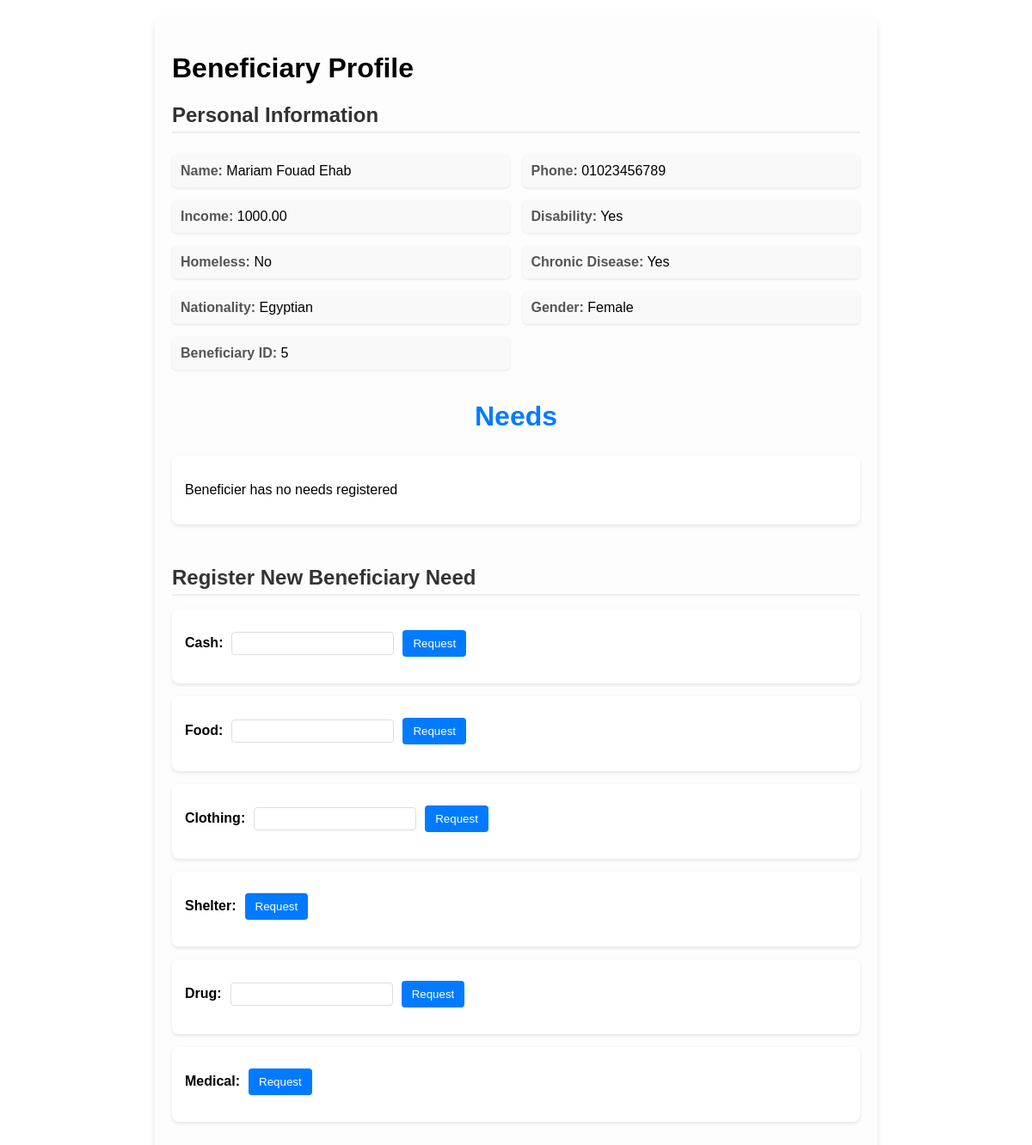
The page /BeneficiaryModule/index.php?action=view_beneficiary&id=5 on the database its author committed.
### tables this page shows
CREATE TABLE IF NOT EXISTS Beneficiary (
    PersonID INT PRIMARY KEY,
    income DECIMAL(10, 2) NOT NULL,
    hasChronicDisease BOOLEAN DEFAULT FALSE,
    hasDisability BOOLEAN DEFAULT FALSE,
    isHomeless BOOLEAN DEFAULT FALSE,
    FOREIGN KEY (PersonID) REFERENCES Person(PersonID) ON DELETE CASCADE
);

CREATE TABLE IF NOT EXISTS Person (
                                      PersonID INT AUTO_INCREMENT PRIMARY KEY,
                                      FirstName VARCHAR(100) NOT NULL,
                                      LastName VARCHAR(100) NOT NULL,
                                      MiddleName VARCHAR(100),
                                      Nationality VARCHAR(100),
                                      Gender ENUM('Male', 'Female'),
                                      Phone VARCHAR(15) UNIQUE ,
                                      AddressID INT,
                                      FOREIGN KEY (AddressID) REFERENCES Address(AddressID) ON DELETE SET NULL
);

### BeneficiaryModule/Controllers/BeneficiaryController.php (called while the page is built, shortened)
<?php
class BeneficiaryController
{
    private $db;
    private $admin;
    public function __construct($connection, $admin)
    {
        $this->db = $connection;
        $this->admin = $admin;
    }
    public function show_Beneficiary_profile($id)
    {
        $beneficiary = $this->admin->getBeneficiary($this->db, $id);
        include 'Views/Beneficiary_Profile_View.php';
        $view = new Beneficiary_Profile_View();
        $view->showBeneficiary($beneficiary);
    }
}

### BeneficiaryModule/Models/Person.php (called while the page is built, shortened)
<?php
abstract class Person
{
    public $FirstName;
    public $LastName;
    public $MiddleName;
    public $Nationality;
    public $Gender;
    public $Phone;
    public function __construct($firstName, $lastName, $middleName = null, $nationality = null, $gender = null, $phone = null, $addressID = null)
    {
        $this->FirstName = $firstName;
        $this->LastName = $lastName;
        $this->MiddleName = $middleName;
        $this->Nationality = $nationality;
        $this->Gender = $gender;
        $this->Phone = $phone;
    }
    public function getFirstName()
    {
        return $this->FirstName;
    }
    public function getLastName()
    {
        return $this->LastName;
    }
    public function getMiddleName()
    {
        return $this->MiddleName;
    }
    public function getPhone()
    {
        return $this->Phone;
    }
    public function getNationality()
    {
        return $this->Nationality;
    }
    public function getGender()
    {
        return $this->Gender;
    }
}

### BeneficiaryModule/Models/Beneficiary.php (called while the page is built, shortened)
<?php
require_once 'Person.php';
require_once 'Needs_Iterators/Needs_Allocation_Status_Iterator.php';
class Beneficiary extends Person implements NeedsCollectionInterface
{
    public $income;
    public $hasChronicDisease;
    public $hasDisability;
    public $isHomeless;
    private $db;
    private $PersonID = Null;
    private $needs = [];
    public function __construct($db, $beneficiaryId)
    {
        $this->db = $db;
        $query = "SELECT * FROM Person JOIN Beneficiary ON Person.PersonID = Beneficiary.PersonID WHERE Person.PersonID = :personID";
        $stmt = $this->db->prepare($query);
        $stmt->bindParam(':personID', $beneficiaryId, PDO::PARAM_INT);
        $stmt->execute();
        $beneficiary = $stmt->fetch(PDO::FETCH_OBJ);
        $this->income = $beneficiary->income;
        $this->hasChronicDisease = $beneficiary->hasChronicDisease;
        $this->hasDisability = $beneficiary->hasDisability;
        $this->isHomeless = $beneficiary->isHomeless;
        $this->PersonID = $beneficiary->PersonID;
    }
    public function getIterator(): NeedIterator
    {
        return new AllocationStatusIterator($this->needs);
    }
    private function initializeNeeds()
    {
        $needTables = [
            'cashneedhistory' => 'cash',
            'foodneedhistory' => 'food',
            'clothingneedhistory' => 'clothing',
            'drugneedhistory' => 'drug',
            'medicalneedhistory' => 'medical',
            'shelterneedhistory' => 'shelter'
        ];
        foreach ($needTables as $table => $needType) {
            $query = "SELECT *, '$table' as table_name FROM $table WHERE BeneficiaryID = :beneficiaryID";
            $stmt = $this->db->prepare($query);
            $stmt->bindParam(':beneficiaryID', $this->PersonID, PDO::PARAM_INT);
            $stmt->execute();
            $needsData = $stmt->fetchAll(PDO::FETCH_ASSOC);
            foreach ($needsData as $needData) {
                $initParams = [
                    'allocationID' => $needData['AllocationID'] ?? null,
                    'BeneficiaryID' => $needData['BeneficiaryID'] ?? null,
                    'Amount' => $needData['Amount'] ?? null,
                    'isAllocated' => $needData['Allocated'] ?? null,
                    'isAccepted' => $needData['Accepted'] ?? null,
                    'RegisterDate' => $needData['RegisterDate'] ?? null,
                    'purpose' => $needData['purpose'] ?? null
                ];
                $needObject = SimpleNeedFactory::CreateNeed($needType, $initParams);
                $this->needs[] = $needObject;
            }
        }
    }
    public function getIncome()
    {
        return $this->income;
    }
    public function hasChronicDisease()
    {
        return $this->hasChronicDisease;
    }
    public function hasDisability()
    {
        return $this->hasDisability;
    }
    public function isHomeless()
    {
        return $this->isHomeless;
    }
    public function getPersonID()
    {
        return $this->PersonID;
    }
}

### BeneficiaryModule/Models/BeneficiaryAdmin.php (called while the page is built, shortened)
<?php
require_once 'Person.php';
class BeneficiaryAdmin extends Person implements BeneficiariesCollectionInterface
{
    public function getBeneficiary($db, $BeneficiaryID)
    {
        return new Beneficiary($db, $BeneficiaryID);
    }
}

### BeneficiaryModule/Models/Needs_Iterators/Needs_Allocation_Status_Iterator.php (called while the page is built, shortened)
<?php
class AllocationStatusIterator implements NeedIterator
{
    private $needs;
    private $position = 0;
    public function __construct(array $needs)
    {
        $this->needs = $this->sortNeedsByAllocationStatus($needs);
    }
    private function sortNeedsByAllocationStatus(array $needs): array
    {
        usort($needs, function ($a, $b) {
            if (!$a->isAllocated() && !$a->isAccepted()) return -1;
            if (!$b->isAllocated() && !$b->isAccepted()) return 1;
            if ($a->isAccepted() && !$a->isAllocated()) return -1;
            if ($b->isAccepted() && !$b->isAllocated()) return 1;
            return 0;
        });
        return $needs;
    }
    public function hasNext(): bool
    {
        return $this->position < count($this->needs);
    }
}

### BeneficiaryModule/Views/Beneficiary_Profile_View.php (the view, shortened to what this page needs)
<?php
class Beneficiary_Profile_View
{
    public function showBeneficiary($beneficiary)
    {
        echo '<link rel="stylesheet" type="text/css" href="Views/styles/profile.css">';
        echo '<div class="profile-dashboard">';
        echo '<h1>Beneficiary Profile</h1>';
        echo '<div class="profile-section">';
        echo '<h2 class="section-heading">Personal Information</h2>';
        echo '<div class="profile-info-grid">';
        echo '<div class="info-item"><span class="label">Name:</span> ' . htmlspecialchars($beneficiary->getFirstName() . ' ' . $beneficiary->getMiddleName() . ' ' . $beneficiary->getLastName()) . '</div>';
        echo '<div class="info-item"><span class="label">Phone:</span> ' . htmlspecialchars($beneficiary->getPhone()) . '</div>';
        echo '<div class="info-item"><span class="label">Income:</span> ' . htmlspecialchars($beneficiary->getIncome()) . '</div>';
        echo '<div class="info-item"><span class="label">Disability:</span> ' . ($beneficiary->hasDisability() ? 'Yes' : 'No') . '</div>';
        echo '<div class="info-item"><span class="label">Homeless:</span> ' . ($beneficiary->isHomeless() ? 'Yes' : 'No') . '</div>';
        echo '<div class="info-item"><span class="label">Chronic Disease:</span> ' . ($beneficiary->hasChronicDisease() ? 'Yes' : 'No') . '</div>';
        echo '<div class="info-item"><span class="label">Nationality:</span> ' . htmlspecialchars($beneficiary->getNationality()) . '</div>';
        echo '<div class="info-item"><span class="label">Gender:</span> ' . htmlspecialchars($beneficiary->getGender()) . '</div>';
        echo '<div class="info-item"><span class="label">Beneficiary ID:</span> ' . htmlspecialchars($beneficiary->getPersonID()) . '</div>';
        echo '</div>';
        echo '</div>';
        echo '<div class="needs-section">';
        echo '<h2 class="centered-heading">Needs</h2>';
        $needsIterator = $beneficiary->getIterator();
        if ($needsIterator->hasNext()) {
            echo '<div class="registered-needs">';
            echo '<h3 class="section-heading">Registered Needs</h3>';
            while ($needsIterator->hasNext()) {
                $need = $needsIterator->next();
                echo '<div class="need-card">';
                $needType = strtolower((new ReflectionClass($need))->getShortName());
                $needType = preg_replace('/need$/i', '', $needType);
                echo '<h2 style="color: green;">' . htmlspecialchars(ucfirst($needType)) . '</h2>';
                $needType .= 'needhistory';
                echo '<p><strong>Amount:</strong> ' . htmlspecialchars($need->getAmount()) . '</p>';
                echo '<p><strong>Register Date:</strong> ' . htmlspecialchars($need->getRegisterDate()) . '</p>';
                echo '<p><strong>Purpose:</strong> ' . htmlspecialchars($need->getPurpose()) . '</p>';
                if (!$need->isAllocated()) {
                    if (!$need->isAccepted()) {
                        echo '<div class="need-card" style="border: 2px solid red;">';
                        echo '<p><strong>Status:</strong> Beneficier need Rejected ❌</p>';
                        echo '</div>';
                        echo '<form method="POST" action="index.php?action=register_need" class="action-form">';
                        echo '<input type="hidden" name="need_type" value="' . htmlspecialchars($needType) . '">';
                        echo '<input type="hidden" name="beneficiary_id" value="' . htmlspecialchars($beneficiary->getPersonID()) . '">';
                        echo '<input type="hidden" name="amount" value="' . htmlspecialchars($need->getAmount()) . '">';
                        echo '<button type="submit" class="btn-secondary">Reapply</button>';
                        echo '</form>';
                    } else {
                        echo '<div class="need-card" style="border: 1px solid gold;">';
                        echo '<p><strong>Status:</strong> Beneficier need Approved Pending Support... </p>';
                        echo '</div>';
                        echo '<form method="POST" action="index.php?action=allocate_resources" class="action-form">';
                        echo '<input type="hidden" name="need_type" value="' . htmlspecialchars($needType) . '">';
                        echo '<input type="hidden" name="beneficiary_id" value="' . htmlspecialchars($beneficiary->getPersonID()) . '">';
                        echo '<input type="hidden" name="allocation_id" value="' . htmlspecialchars($need->getAllocationID()) . '">';
                        echo '<button type="submit" class="btn-secondary">Allocate Resources</button>';
                        echo '</form>';
                    }
                    echo '<form method="POST" action="index.php?action=remove_need" class="action-form">';
                    echo '<input type="hidden" name="need_type" value="' . htmlspecialchars($needType) . '">';
                    echo '<input type="hidden" name="beneficiary_id" value="' . htmlspecialchars($beneficiary->getPersonID()) . '">';
                    echo '<input type="hidden" name="AllocationID" value="' . htmlspecialchars($need->getAllocationID()) . '">';
                    echo '<button type="submit" class="btn-danger">Remove Need</button>';
                    echo '</form>';
                } else {
                    echo '<div class="need-card" style="border: 1px solid green;">';
                    echo '<p><strong>Status:</strong> Allocated✅</p>';
                    echo '</div>';
                    $logoPath = '../web_logo.jpg';
                    $pdfFilePath = $this->generateNeedAllocationPDF($need, $beneficiary, $logoPath);
                    echo '<div class="pdf-download">';
                    echo '<a href="' . $pdfFilePath . '" class="btn btn-primary" download style="text-decoration: none;">Download Allocation Details</a>';
                    echo '</div>';
                }
                echo '</div>';
            }
            echo '</div>';
        } else {
            echo '<div class="need-card">';
            echo '<p>Beneficier has no needs registered</p>';
            echo '</div>';
        }
        echo '<div class="available-needs">';
        echo '<br>';
        echo '<h3 class="section-heading">Register New Beneficiary Need</h3>';
        $allNeeds = ['Cash', 'Food', 'Clothing', 'Shelter', 'Drug', 'Medical'];
        foreach ($allNeeds as $need) {
            echo '<div class="need-card">';
            echo '<form method="POST" action="index.php?action=register_need">';
            echo '<label><strong>' . htmlspecialchars($need) . ':</strong></label>';
            if ($need === 'Shelter' || $need === 'Medical') {
                echo '<button type="submit" class="btn-primary">Request</button>';
            } else {
                echo '<input type="number" name="amount" required>';
                echo '<button type="submit" class="btn-primary">Request</button>';
            }
            echo '</form>';
            echo '</div>';
        }
        echo '</div>';
        echo '</div>';
        echo '</div>';
    }
}

### BeneficiaryModule/Views/styles/profile.css (style rules this page uses)
.profile-dashboard { font-family: Arial, sans-serif; max-width: 800px; margin: 20px auto; padding: 20px; background: #fdfdfd; border-radius: 8px; box-shadow: 0 4px 8px rgba(0, 0, 0, 0.1); }
.section-heading { margin: 15px 0; font-size: 1.5em; color: #333; border-bottom: 2px solid #eee; padding-bottom: 5px; }
.centered-heading { text-align: center; font-size: 2em; color: #007bff; }
.profile-info-grid { display: grid; grid-template-columns: 1fr 1fr; gap: 15px; padding: 10px 0; }
.info-item { padding: 10px; background: #f9f9f9; border-radius: 5px; box-shadow: 0 1px 3px rgba(0, 0, 0, 0.1); }
.info-item .label { font-weight: bold; color: #555; }
.needs-section { margin-top: 20px; }
.registered-needs, .available-needs { margin-top: 15px; }
.need-card { background: #fff; border-radius: 8px; padding: 15px; margin-bottom: 15px; box-shadow: 0 2px 4px rgba(0, 0, 0, 0.1); }
.need-card form { margin-top: 10px; }
.need-card label { font-weight: bold; margin-right: 10px; }
.need-card select, .need-card input[type="number"] { padding: 5px; margin-right: 10px; border: 1px solid #ddd; border-radius: 4px; }
.btn-primary, .btn-secondary, .btn-danger { padding: 8px 12px; border: none; border-radius: 4px; color: white; cursor: pointer; }
.btn-primary { background-color: #007bff; }

### rows shown on the page
beneficiary: PersonID.LastName "Mariam Fouad Ehab", PersonID.Phone "01023456789", income "1000.00", PersonID.Nationality "Egyptian", PersonID.Gender "Female", PersonID "5"

### other values the page prints
$need "Cash"
$need "Food"
$need "Clothing"
$need "Shelter"
$need "Drug"
$need "Medical"
